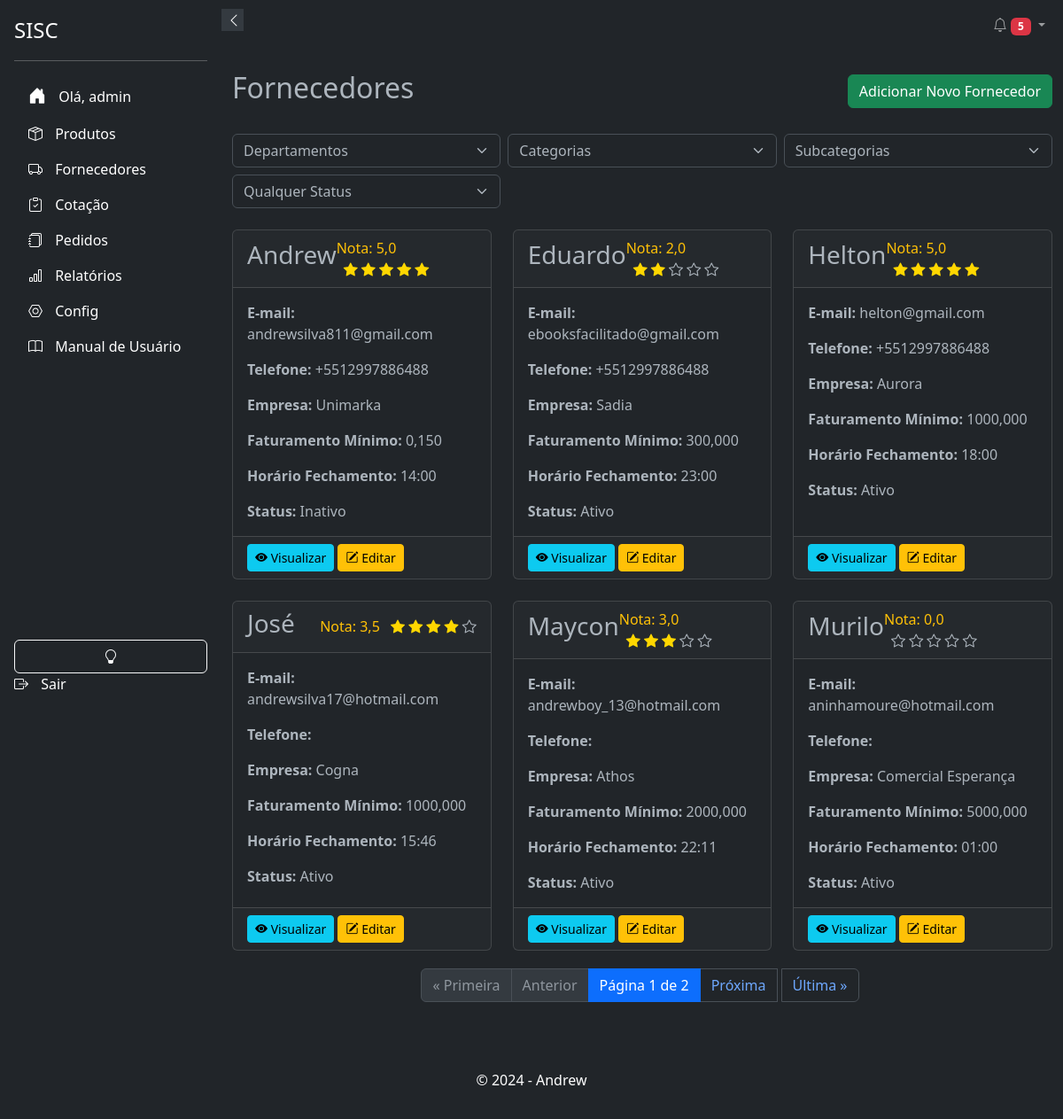
Page /suppliers/ (signed in) on the committed database.
### suppliers/models.py (models this page shows, shortened)
class Supplier(models.Model):
    user = models.ForeignKey(settings.AUTH_USER_MODEL, on_delete=models.CASCADE, blank=True, null=True)
    name = models.CharField(max_length=255)
    email = models.EmailField(unique=True)
    phone_regex = RegexValidator(regex=r'^\+?\d{10,15}$', message="Número de telefone no formato: '+999999999'. Até 15 dígitos.", )
    phone = models.CharField(validators=[phone_regex], max_length=17, blank=True)
    company = models.CharField(max_length=255, null=True, blank=True)
    cnpj = models.CharField(max_length=18, unique=True, validators=[validate_cnpj], null=True, blank=True)
    active = models.BooleanField(default=True, verbose_name="Ativo")
    address_line_1 = models.CharField("Endereço", max_length=255, null=True, blank=True)
    address_line_2 = models.CharField("Complemento", max_length=255, null=True, blank=True)
    city = models.CharField("Cidade", max_length=100, null=True, blank=True)
    state = models.CharField("Estado", max_length=50, null=True, blank=True)
    zip_code = models.CharField("CEP", max_length=10, null=True, blank=True)
    minimum_order_value = models.DecimalField("Valor Mínimo para Pedido", max_digits=10, decimal_places=3, validators=[MinValueValidator(0)], null=True, blank=True)
    order_response_deadline = models.TimeField("Prazo de Resposta para Pedidos", null=True, blank=True)
    departments = models.ManyToManyField('products.Departamento', related_name='suppliers', blank=True)
    categories = models.ManyToManyField(Category, blank=True, verbose_name="Categorias")
    subcategories = models.ManyToManyField(Subcategory, blank=True, verbose_name="Subcategorias")
    brands = models.ManyToManyField(Brand,  blank=True, verbose_name="Marcas")
    created_at = models.DateTimeField(auto_now_add=False, default=datetime.datetime.now, null=True, blank=True)
    updated_at = models.DateTimeField(auto_now=True, verbose_name="Atualizado em")
    deleted = models.BooleanField(default=False)
    holiday_cover_name = models.CharField("Nome do Fornecedor de Férias", max_length=255, null=True, blank=True)
    holiday_cover_email = models.EmailField("Email do Fornecedor de Férias", null=True, blank=True)
    holiday_cover_phone = models.CharField("Telefone do Fornecedor de Férias", validators=[phone_regex], max_length=17, blank=True, null=True)
    observation = models.TextField("Observação", null=True, blank=True)
    delivery_days = models.CharField("Dias de Entrega", max_length=100, blank=True, null=True)
    quality_rating = models.IntegerField(default=0, blank=True, null=True)
    delivery_time_rating = models.IntegerField(default=0, blank=True, null=True)
    price_rating = models.IntegerField(default=0, blank=True, null=True)
    reliability_rating = models.IntegerField(default=0, blank=True, null=True)
    flexibility_rating = models.IntegerField(default=0, blank=True, null=True)
    partnership_rating = models.IntegerField(default=0, blank=True, null=True)
    comments = models.TextField("Comentários", max_length=100, blank=True, null=True)
    billing_deadline_choices = [
        ('1-2', '1 a 2 dias úteis'),
        ('3-5', '3 a 5 dias úteis'),
        ('6-10', '6 a 10 dias úteis'),
        ('11-15', '11 a 15 dias úteis'),
        ('15+', 'Mais de 15 dias úteis'),
        ('negotiable', 'A combinar')
    ]
    billing_deadline = models.CharField(max_length=20, choices=billing_deadline_choices, default='1-2', verbose_name="Prazo de Faturamento")
    specific_billing_deadline = models.CharField(max_length=50, blank=True, null=True, verbose_name="Prazo Específico de Faturamento")
    class Meta:
        ordering = ['name']
    def average_rating(self):
        ratings = [self.quality_rating, self.delivery_time_rating, self.flexibility_rating, self.partnership_rating]
        ratings = [rating for rating in ratings if rating is not None]
        if ratings:
            return sum(ratings) / len(ratings)
        return None

### suppliers/views.py (the view)
# urls.py: path('', SupplierListView.as_view(), name='supplier_list'),
@method_decorator(login_required, name='dispatch')
class SupplierListView(PermissionRequiredMixin, ListView):  # View para listar fornecedores
    model = Supplier
    template_name = 'suppliers/supplier_list.html'
    context_object_name = 'suppliers'
    paginate_by = 6
    permission_required = 'suppliers.view_supplier'
    def get_queryset(self): # Método para filtrar os fornecedores
        queryset = super().get_queryset()
        department_id = self.request.GET.get('department')
        category_id = self.request.GET.get('category')
        subcategory_id = self.request.GET.get('subcategory')
        status = self.request.GET.get('status')
        if department_id: # Se department_id não estiver vazio
            queryset = queryset.filter(departments__id=department_id) # Filtra os fornecedores pelo departamento
        if category_id:
            queryset = queryset.filter(categories__id=category_id)
        if subcategory_id:
            queryset = queryset.filter(subcategories__id=subcategory_id)
        if status:
            queryset = queryset.filter(active=status == 'True')
        return queryset
    def get_context_data(self, **kwargs): # Adiciona os departamentos ao contexto
        context = super().get_context_data(**kwargs)
        context['suppliers'] = context['object_list']  # Adiciona 'suppliers' ao contexto
        context['departments'] = Departamento.objects.all()
        context['categories'] = Category.objects.all()
        context['subcategories'] = Subcategory.objects.all()
        context['form'] = SupplierFilterForm(self.request.GET or None)
        context['status_form'] = SupplierStatusFilterForm(self.request.GET or None)
        return context

### suppliers/forms.py
class SupplierStatusFilterForm(forms.Form): # Formulário para filtrar fornecedores por status
    STATUS_CHOICES = [
        ('', 'Todos'),
        (True, 'Ativo'),
        (False, 'Inativo'),
    ]
    status = forms.ChoiceField(choices=STATUS_CHOICES, required=False, label='Status', widget=forms.Select(attrs={'onchange': 'this.form.submit();'}))

### suppliers/templates/suppliers/supplier_list.html (shortened to what this page needs)
{% extends "base.html" %}
{% load static %}
{% load i18n %}
{% load tz %}
{% block content %}
<div class="container py-4">
    <div class="d-flex justify-content-between align-items-center mb-4">
        <h2>Fornecedores</h2>
        {% if perms.suppliers.add_supplier %}
        <a href="{% url 'suppliers:supplier_new' %}" class="btn btn-success">Adicionar Novo Fornecedor</a>
        {% endif %}
    </div>
    <form method="GET" action="{% url 'suppliers:supplier_list' %}" id="filterForm">
        <div class="row g-2">
            <div class="col-md-4">
                <select id="departmentSelect" class="form-select" name="department">
                    <option value="">Departamentos</option>
                </select>
            </div>
            <div class="col-md-4">
                <select id="categorySelect" class="form-select" name="category">
                    <option value="">Categorias</option>
                </select>
            </div>
            <div class="col-md-4">
                <select id="subcategorySelect" class="form-select" name="subcategory">
                    <option value="">Subcategorias</option>
                </select>
            </div>
            <div class="col-md-4">
                <select class="form-select" name="status" onchange="document.getElementById('filterForm').submit()">
                    <option value="">Qualquer Status</option>
                </select>
            </div>
        </div>
    </form>
    <br>
    <div class="row row-cols-1 row-cols-md-3 g-4">
        {% for supplier in suppliers %}
        <div class="col">
            <div class="card h-100 card-hover" onclick="location.href='{% url 'suppliers:supplier_detail' supplier.id %}'">
                <div class="card-header d-flex align-items-center justify-content-between">
                    <h3 class="card-title">{{ supplier.name }}</h3>
                    <div>
                        <span class="text-warning">Nota: {{ supplier.average_rating|floatformat:"1" }}</span>
                        <div class="rating ms-2 d-inline-block">
                            {% for i in "12345" %}
                                {% if forloop.counter <= supplier.average_rating|floatformat:"0"|add:"0" %}
                                    <i class="bi bi-star-fill"></i>
                                {% elif forloop.counter == supplier.average_rating|floatformat:"0"|add:"0"|add:"1" and supplier.average_rating|floatformat:"1"|slice:":1" == "5" %}
                                    <i class="bi bi-star-half"></i>
                                {% else %}
                                    <i class="bi bi-star"></i>
                                {% endif %}
                            {% endfor %}
                        </div>
                    </div>
                </div>
                <div class="card-body">
                    <p class="card-text"><strong>E-mail:</strong> {{ supplier.email }}</p>
                    <p class="card-text"><strong>Telefone:</strong> {{ supplier.phone }}</p>
                    <p class="card-text"><strong>Empresa:</strong> {{ supplier.company }}</p>
                    <p class="card-text"><strong>Faturamento Mínimo:</strong> {{ supplier.minimum_order_value }}</p>
                    <p class="card-text"><strong>Horário Fechamento:</strong> {{ supplier.order_response_deadline }}</p>
                    <p class="card-text"><strong>Status:</strong> {{ supplier.active|yesno:"Ativo,Inativo" }}</p>
                </div>
                <div class="card-footer">
                    <a href="{% url 'suppliers:supplier_detail' supplier.id %}" class="btn btn-info btn-sm">
                        <i class="bi bi-eye-fill"></i> Visualizar
                    </a>
                    {% if perms.suppliers.change_supplier %}
                    <a href="{% url 'suppliers:supplier_update' supplier.id %}" class="btn btn-warning btn-sm">
                        <i class="bi bi-pencil-square"></i> Editar
                    </a>
                    {% endif %}
                </div>
            </div>
        </div>
        {% empty %}
            <p>Nenhum fornecedor encontrado.</p>
        {% endfor %}
    </div>
<nav aria-label="Paginação de fornecedores">
    <ul class="pagination justify-content-center">
        {% if page_obj.has_previous %}
            <li class="page-item">
                <a class="page-link" href="?page=1" aria-label="Primeira">&laquo; Primeira</a>
            </li>
            <li class="page-item">
                <a class="page-link" href="?page={{ page_obj.previous_page_number }}" aria-label="Anterior">Anterior</a>
            </li>
        {% else %}
            <li class="page-item disabled">
                <span class="page-link">&laquo; Primeira</span>
            </li>
            <li class="page-item disabled">
                <span class="page-link">Anterior</span>
            </li>
        {% endif %}
        <li class="page-item active">
            <span class="page-link">
                Página {{ page_obj.number }} de {{ page_obj.paginator.num_pages }}
            </span>
        </li>
        {% if page_obj.has_next %}
            <li class="page-item">
                <a class="page-link" href="?page={{ page_obj.next_page_number }}" aria-label="Próxima">Próxima</a>
            </li>
            <li class="page-item">
                <a class="page-link" href="?page={{ page_obj.paginator.num_pages }}" aria-label="Última">Última &raquo;</a>
            </li>
        {% endif %}
    </ul>
</nav>
</div>
{% endblock %}

### app/templates/components/_sidebar.html (shortened to what this page needs)
<!DOCTYPE html>
<html>
<head>
    <link href="https://cdn.jsdelivr.net/npm/bootstrap@5.3.0-alpha3/dist/css/bootstrap.min.css" rel="stylesheet">
    <link rel="stylesheet" href="https://cdn.jsdelivr.net/npm/bootstrap-icons@1.10.5/font/bootstrap-icons.css">
</head>
<body>
    <div class="sidebar d-flex flex-column flex-shrink-0 p-3 text-white bg-dark" id="sidebar">
        <button class="sidebar-toggle" onclick="toggleSidebar()">
            <i id="sidebar-toggle-icon" class="bi bi-chevron-left"></i>
        </button>
        <a href="#" class="d-flex align-items-center mb-3 mb-md-0 me-md-auto text-white text-decoration-none">
            <span class="fs-4">SISC</span>
        </a>
        <hr>
        {% if user.is_authenticated %}
            <ul class="nav nav-pills flex-column mb-auto">
                <li class="nav-item">
                    <a href="{% url 'accounts:home' %}" class="nav-link text-white" aria-current="page">
                        <i class="bi bi-house-door-fill fs-5"></i>
                        <span>Olá, {{ user.username }}</span>
                    </a>
                </li>
                <li>
                    <a href="{% url 'products:products_list' %}" class="nav-link text-white">
                        <i class="bi bi-box-seam"></i>
                        <span>Produtos</span>
                    </a>
                </li>
                <li>
                    <a href="{% url 'suppliers:supplier_list' %}" class="nav-link text-white">
                        <i class="bi bi-truck "></i>
                        <span>Fornecedores</span>
                    </a>
                </li>
                <li>
                    <a href="{% url 'cotacao:cotacao_list' %}" class="nav-link text-white">
                        <i class="bi bi-clipboard-check"></i>
                        <span>Cotação</span>
                    </a>
                </li>
                <li>
                    <a href="{% url 'respostas:listar_pedidos' %}" class="nav-link text-white">
                        <i class="bi bi-journals"></i>
                        <span>Pedidos</span>
                    </a>
                </li>
                <li>
                    <a href="{% url 'relatorios:gerar_relatorios' %}" class="nav-link text-white">
                        <i class="bi bi-bar-chart"></i>
                        <span>Relatórios</span>
                    </a>
                </li>
                <li>
                    <a href="{% url 'admin:index' %}" class="nav-link text-white">
                        <i class="bi bi-nut"></i>
                        <span>Config</span>
                    </a>
                </li>
                <li>
                    <a href="{% url 'relatorios:manual_usuario' %}" class="nav-link text-white">
                        <i class="bi bi-book"></i>
                        <span>Manual de Usuário</span>
                    </a>
                </li>
            <br>
            </ul>
            <button class="btn btn-outline-light" onclick="toggleTheme()">
                <i id="theme-toggle-icon" class="bi bi-lightbulb-fill"></i>
            </button>
            <a href="{% url 'accounts:logout' %}" class="nav-link text-white">
                <i class="bi bi-box-arrow-right"></i>
                <span>Sair</span>
            </a>
        {% else %}
            <a href="{% url 'accounts:login' %}" class="nav-link text-white">
                <i class="bi bi-box-arrow-in-right"></i>
                <span>Login</span>
            </a>
        {% endif %}
    </div>
</body>
</html>

### app/templates/base.html (style rules this page uses)
body, html { height: 100%; margin: 0; display: flex; flex-direction: column; }

### app/templates/components/_sidebar.html (style rules this page uses)
.sidebar { width: 250px; height: 100vh; position: fixed; top: 0; left: 0; background-color: #343a40; transition: all 0.3s; z-index: 1000; }
.sidebar .nav-link { white-space: nowrap; overflow: hidden; text-overflow: ellipsis; }
.sidebar .nav-link i { margin-right: 10px; }
.sidebar-toggle { position: absolute; top: 10px; right: -25px; width: 25px; height: 25px; background-color: #343a40; border: none; color: white; cursor: pointer; z-index: 1100; }

### suppliers/templates/suppliers/supplier_list.html (style rules this page uses)
.bi-star-fill, .bi-star-half { color: gold; }
.pagination { display: flex; justify-content: center; padding: 20px 0; }
.pagination a { margin: 0 5px; }

### rows in the picture
Supplier: name "Andrew", average_rating "5,0", email "andrewsilva811@gmail.com", phone "+5512997886488", company "Unimarka", minimum_order_value "0,150", order_response_deadline "14:00", active "Inativo"
Supplier: name "Eduardo", average_rating "2,0", email "ebooksfacilitado@gmail.com", phone "+5512997886488", company "Sadia", minimum_order_value "300,000", order_response_deadline "23:00", active "Ativo"
Supplier: name "Helton", average_rating "5,0", email "helton@gmail.com", phone "+5512997886488", company "Aurora", minimum_order_value "1000,000", order_response_deadline "18:00", active "Ativo"
Supplier: name "José", average_rating "3,5", email "andrewsilva17@hotmail.com", company "Cogna", minimum_order_value "1000,000", order_response_deadline "15:46", active "Ativo"
Supplier: name "Maycon", average_rating "3,0", email "andrewboy_13@hotmail.com", company "Athos", minimum_order_value "2000,000", order_response_deadline "22:11", active "Ativo"
Supplier: name "Murilo", average_rating "0,0", email "aninhamoure@hotmail.com", company "Comercial Esperança", minimum_order_value "5000,000", order_response_deadline "01:00", active "Ativo"

### other values in the picture
{{ notifications|length }} "5"
{{ user.username }} "admin"
{{ page_obj.number }} "1"
{{ page_obj.paginator.num_pages }} "2"
